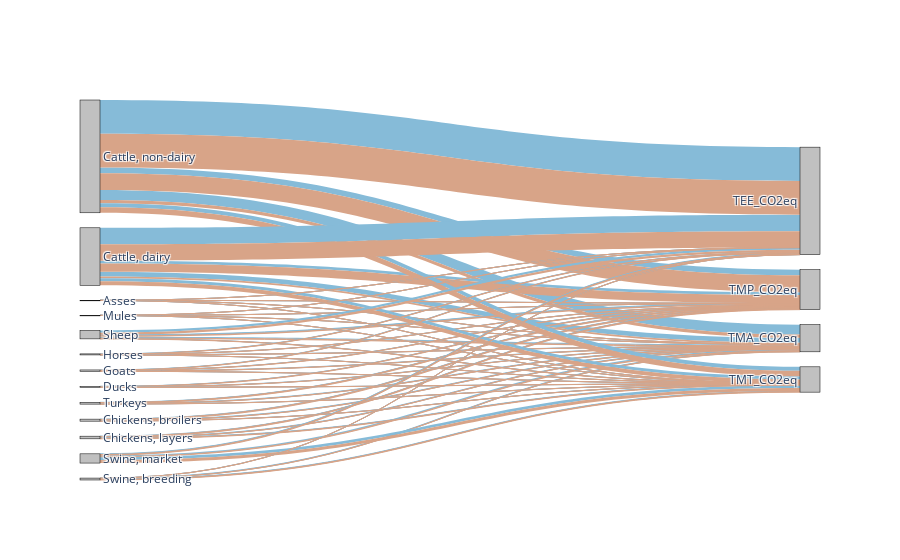

The cell this chart's notebook holds for it:
### Code cell
sankeyplot(df, 'Item', 'Variable')

### Figure 1 — Plotly figure (JSON) as saved in the notebook; plotly's stock layout.template omitted (floating-point values rounded to 4 significant figures)
{"data": [{"link": {"color": ["#86BBD8", "#86BBD8", "#86BBD8", "#86BBD8", "#86BBD8", "#86BBD8", "#86BBD8", "#86BBD8", "#86BBD8", "#86BBD8", "#86BBD8", "#86BBD8", "#86BBD8", "#D8A488", "#D8A488", "#D8A488", "#D8A488", "#D8A488", "#D8A488", "#D8A488", "#D8A488", "#D8A488", "#D8A488", "#D8A488", "#D8A488", "#D8A488", "#86BBD8", "#86BBD8", "#86BBD8", "#86BBD8", "#86BBD8", "#86BBD8", "#86BBD8", "#86BBD8", "#86BBD8", "#86BBD8", "#86BBD8", "#D8A488", "#D8A488", "#D8A488", "#D8A488", "#D8A488", "#D8A488", "#D8A488", "#D8A488", "#D8A488", "#D8A488", "#D8A488", "#86BBD8", "#86BBD8", "#86BBD8", "#86BBD8", "#86BBD8", "#86BBD8", "#86BBD8", "#86BBD8", "#86BBD8", "#86BBD8", "#86BBD8", "#86BBD8", "#86BBD8", "#D8A488", "#D8A488", "#D8A488", "#D8A488", "#D8A488", "#D8A488", "#D8A488", "#D8A488", "#D8A488", "#D8A488", "#D8A488", "#D8A488", "#D8A488", "#86BBD8", "#86BBD8", "#86BBD8", "#86BBD8", "#86BBD8", "#86BBD8", "#86BBD8", "#86BBD8", "#86BBD8", "#D8A488", "#D8A488", "#D8A488", "#D8A488", "#D8A488", "#D8A488", "#D8A488", "#D8A488", "#D8A488"], "source": [0, 1, 2, 3, 4, 5, 6, 7, 8, 9, 10, 11, 16, 0, 1, 2, 3, 4, 5, 6, 7, 8, 9, 10, 11, 16, 0, 1, 2, 3, 4, 5, 6, 7, 8, 9, 16, 0, 1, 2, 3, 4, 5, 6, 7, 8, 9, 16, 0, 1, 2, 3, 4, 5, 6, 7, 8, 9, 10, 11, 16, 0, 1, 2, 3, 4, 5, 6, 7, 8, 9, 10, 11, 16, 0, 1, 2, 6, 7, 8, 9, 10, 11, 0, 1, 2, 6, 7, 8, 9, 10, 11], "target": [13, 13, 13, 13, 13, 13, 13, 13, 13, 13, 13, 13, 13, 13, 13, 13, 13, 13, 13, 13, 13, 13, 13, 13, 13, 13, 14, 14, 14, 14, 14, 14, 14, 14, 14, 14, 14, 14, 14, 14, 14, 14, 14, 14, 14, 14, 14, 14, 15, 15, 15, 15, 15, 15, 15, 15, 15, 15, 15, 15, 15, 15, 15, 15, 15, 15, 15, 15, 15, 15, 15, 15, 15, 15, 12, 12, 12, 12, 12, 12, 12, 12, 12, 12, 12, 12, 12, 12, 12, 12, 12, 12], "value": [2.615, 2599.0, 5279.0, 268.1, 259.5, 136.5, 162.6, 92.35, 2.403, 737.5, 281.5, 776.8, 240.7, 0.8718, 866.3, 1760.0, 89.38, 86.5, 45.5, 54.19, 30.78, 0.801, 245.8, 93.83, 258.9, 80.23, 0.8718, 1472.0, 2990.0, 151.3, 147.0, 77.31, 54.19, 30.78, 0.801, 245.8, 136.3, 2.615, 4417.0, 8971.0, 453.8, 440.9, 231.9, 162.6, 92.35, 2.403, 737.5, 409.0, 0.4861, 1649.0, 2063.0, 44.78, 226.1, 10.07, 3.545, 12.15, 0.4467, 28.1, 267.2, 1511.0, 35.59, 0.791, 2121.0, 2973.0, 76.66, 256.9, 26.3, 22.49, 22.91, 0.7268, 134.7, 300.7, 1603.0, 64.2, 6.397, 8728.0, 17950.0, 136.4, 140.2, 5.877, 1183.0, 41.97, 377.8, 6.397, 8728.0, 17950.0, 136.4, 140.2, 5.877, 1183.0, 41.97, 377.8]}, "node": {"color": "silver", "label": ["Asses", "Cattle, dairy", "Cattle, non-dairy", "Chickens, broilers", "Chickens, layers", "Ducks", "Goats", "Horses", "Mules", "Sheep", "Swine, breeding", "Swine, market", "TEE_CO2eq", "TMA_CO2eq", "TMP_CO2eq", "TMT_CO2eq", "Turkeys"], "line": {"color": "black", "width": 0.5}, "pad": 15, "thickness": 20}, "type": "sankey", "valueformat": ".00f", "valuesuffix": " Gg(CO2eq)"}], "layout": {}}
